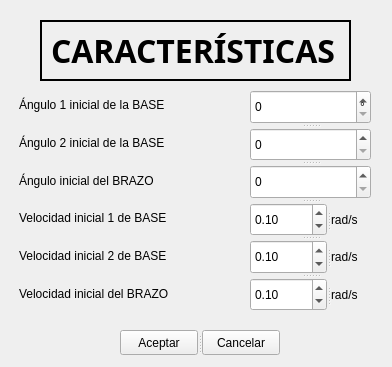
<?xml version="1.0" encoding="UTF-8"?>
<ui version="4.0">
 <class>DataList</class>
 <widget class="QWidget" name="DataList">
  <property name="geometry">
   <rect>
    <x>0</x>
    <y>0</y>
    <width>392</width>
    <height>367</height>
   </rect>
  </property>
  <property name="windowTitle">
   <string>Form</string>
  </property>
  <widget class="QLabel" name="label">
   <property name="geometry">
    <rect>
     <x>40</x>
     <y>20</y>
     <width>311</width>
     <height>61</height>
    </rect>
   </property>
   <property name="font">
    <font>
     <family>Noto Sans</family>
     <pointsize>24</pointsize>
     <weight>75</weight>
     <bold>true</bold>
    </font>
   </property>
   <property name="layoutDirection">
    <enum>Qt::LeftToRight</enum>
   </property>
   <property name="autoFillBackground">
    <bool>true</bool>
   </property>
   <property name="frameShape">
    <enum>QFrame::WinPanel</enum>
   </property>
   <property name="text">
    <string>CARACTERÍSTICAS</string>
   </property>
  </widget>
  <widget class="QWidget" name="layoutWidget">
   <property name="geometry">
    <rect>
     <x>19</x>
     <y>89</y>
     <width>231</width>
     <height>221</height>
    </rect>
   </property>
   <layout class="QVBoxLayout" name="verticalLayout">
    <item>
     <widget class="QLabel" name="label_5">
      <property name="text">
       <string>Ángulo 1 inicial de la BASE</string>
      </property>
     </widget>
    </item>
    <item>
     <widget class="QLabel" name="label_7">
      <property name="text">
       <string>Ángulo 2 inicial de la BASE</string>
      </property>
     </widget>
    </item>
    <item>
     <widget class="QLabel" name="label_6">
      <property name="text">
       <string>Ángulo inicial del BRAZO</string>
      </property>
     </widget>
    </item>
    <item>
     <widget class="QLabel" name="label_2">
      <property name="text">
       <string>Velocidad inicial 1 de BASE</string>
      </property>
     </widget>
    </item>
    <item>
     <widget class="QLabel" name="label_3">
      <property name="text">
       <string>Velocidad inicial 2 de BASE</string>
      </property>
     </widget>
    </item>
    <item>
     <widget class="QLabel" name="label_4">
      <property name="text">
       <string>Velocidad inicial del BRAZO</string>
      </property>
     </widget>
    </item>
   </layout>
  </widget>
  <widget class="QSplitter" name="splitter">
   <property name="geometry">
    <rect>
     <x>120</x>
     <y>330</y>
     <width>160</width>
     <height>25</height>
    </rect>
   </property>
   <property name="orientation">
    <enum>Qt::Horizontal</enum>
   </property>
   <widget class="QPushButton" name="AceptarC">
    <property name="text">
     <string>Aceptar</string>
    </property>
   </widget>
   <widget class="QPushButton" name="CancelarC">
    <property name="text">
     <string>Cancelar</string>
    </property>
   </widget>
  </widget>
  <widget class="QSplitter" name="splitter_8">
   <property name="geometry">
    <rect>
     <x>250</x>
     <y>90</y>
     <width>121</width>
     <height>221</height>
    </rect>
   </property>
   <property name="orientation">
    <enum>Qt::Vertical</enum>
   </property>
   <widget class="QSplitter" name="splitter_6">
    <property name="orientation">
     <enum>Qt::Horizontal</enum>
    </property>
    <widget class="QSpinBox" name="angle1"/>
   </widget>
   <widget class="QSplitter" name="splitter_2">
    <property name="orientation">
     <enum>Qt::Horizontal</enum>
    </property>
    <widget class="QSpinBox" name="angle2"/>
   </widget>
   <widget class="QSplitter" name="splitter_3">
    <property name="orientation">
     <enum>Qt::Horizontal</enum>
    </property>
    <widget class="QSpinBox" name="angle3"/>
   </widget>
   <widget class="QSplitter" name="splitter_4">
    <property name="orientation">
     <enum>Qt::Horizontal</enum>
    </property>
    <widget class="QDoubleSpinBox" name="v1">
     <property name="minimum">
      <double>0.000000000000000</double>
     </property>
     <property name="maximum">
      <double>5.000000000000000</double>
     </property>
     <property name="value">
      <double>0.100000000000000</double>
     </property>
    </widget>
    <widget class="QLabel" name="VEFT">
     <property name="text">
      <string>rad/s</string>
     </property>
    </widget>
   </widget>
   <widget class="QSplitter" name="splitter_5">
    <property name="orientation">
     <enum>Qt::Horizontal</enum>
    </property>
    <widget class="QDoubleSpinBox" name="v2">
     <property name="minimum">
      <double>0.000000000000000</double>
     </property>
     <property name="maximum">
      <double>5.000000000000000</double>
     </property>
     <property name="value">
      <double>0.100000000000000</double>
     </property>
    </widget>
    <widget class="QLabel" name="ABaT">
     <property name="text">
      <string>rad/s</string>
     </property>
    </widget>
   </widget>
   <widget class="QSplitter" name="splitter_7">
    <property name="orientation">
     <enum>Qt::Horizontal</enum>
    </property>
    <widget class="QDoubleSpinBox" name="v3">
     <property name="maximum">
      <double>5.000000000000000</double>
     </property>
     <property name="value">
      <double>0.100000000000000</double>
     </property>
    </widget>
    <widget class="QLabel" name="ABrT">
     <property name="text">
      <string>rad/s</string>
     </property>
    </widget>
   </widget>
  </widget>
  <widget class="QLabel" name="label_9">
   <property name="geometry">
    <rect>
     <x>360</x>
     <y>90</y>
     <width>16</width>
     <height>34</height>
    </rect>
   </property>
   <property name="text">
    <string>°</string>
   </property>
  </widget>
 </widget>
 <resources/>
 <connections/>
</ui>
